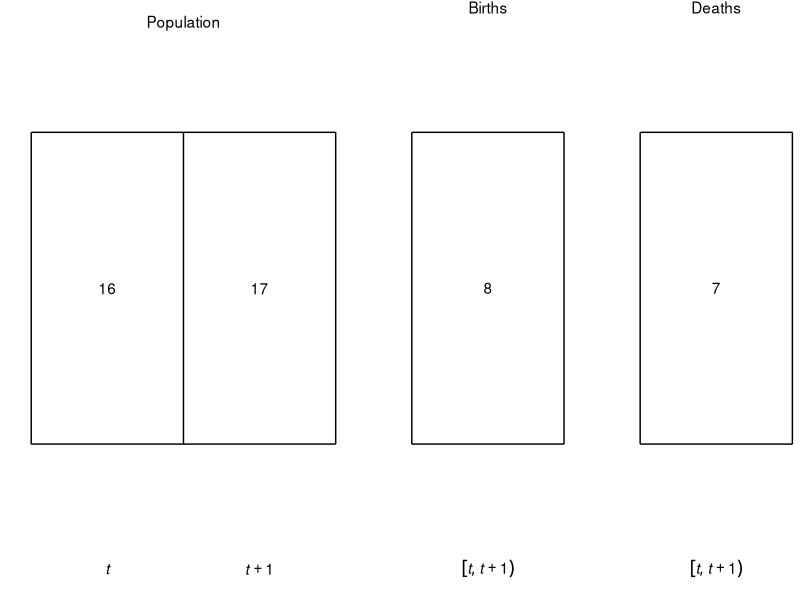

Here is the R script that generated this plot:


library(ggplot2)


data_popn_box <- data.frame(x = c(0, 2, 2, 0, 1),
                            xend = c(2, 2, 0, 0, 1),
                            y = c(0, 0, 1, 1, 0),
                            yend = c(0, 1, 1, 0, 1))
data_popn_label <- data.frame(x = c(1, 0.5, 1.5, 0.5, 1.5),
                              y = c(1.35, 0.5, 0.5, -0.4, -0.4),
                              label = c("Population", 16, 17, "italic(t)", "italic(t)+1"))
data_births_box <- data.frame(x = c(2.5, 3.5, 3.5, 2.5),
                              xend = c(3.5, 3.5, 2.5, 2.5),
                              y = c(0, 0, 1, 1),
                              yend = c(0, 1, 1, 0))
data_births_label <- data.frame(x = c(3, 3, 3),
                                y = c(1.4, 0.5, -0.4),
                                label = c("Births", 8, 'group("[",list(italic(t),italic(t+1)),")")'))
data_deaths_box <- data.frame(x = c(4, 5, 5, 4),
                              xend = c(5, 5, 4, 4),
                              y = c(0, 0, 1, 1),
                              yend = c(0, 1, 1, 0))
data_deaths_label <- data.frame(x = c(4.5, 4.5, 4.5),
                                y = c(1.4, 0.5, -0.4),
                                label = c("Deaths", 7, 'group("[",list(italic(t),italic(t+1)),")")'))
p <- ggplot(data_popn_box, aes(x = x, y = y)) +
    theme_bw() +
    theme(panel.border = element_blank(),
          panel.grid.major = element_blank(),
          panel.grid.minor = element_blank(),
          axis.text = element_blank(),
          axis.ticks = element_blank()) +
    coord_cartesian(expand = FALSE,
                    clip = "off") +
    ## population
    geom_segment(aes(x = x, y = y, xend = xend, yend = yend),
                 data = data_popn_box) +
    geom_text(aes(label = label),
              data = data_popn_label,
              parse = TRUE) +
    ## births
    geom_segment(aes(x = x, y = y, xend = xend, yend = yend),
                 data = data_births_box) +
    geom_text(aes(label = label),
              data = data_births_label,
              parse = TRUE) +
    ## deaths
    geom_segment(aes(x = x, y = y, xend = xend, yend = yend),
                 data = data_deaths_box) +
    geom_text(aes(label = label),
              data = data_deaths_label,
              parse = TRUE) +
    ## other
    xlab("") +
    ylab("")

graphics.off()
pdf(file = "figures_accounts/fig_account_noage.pdf",
    width = 2.5,
    height = 1.1)
plot(p)
dev.off()
